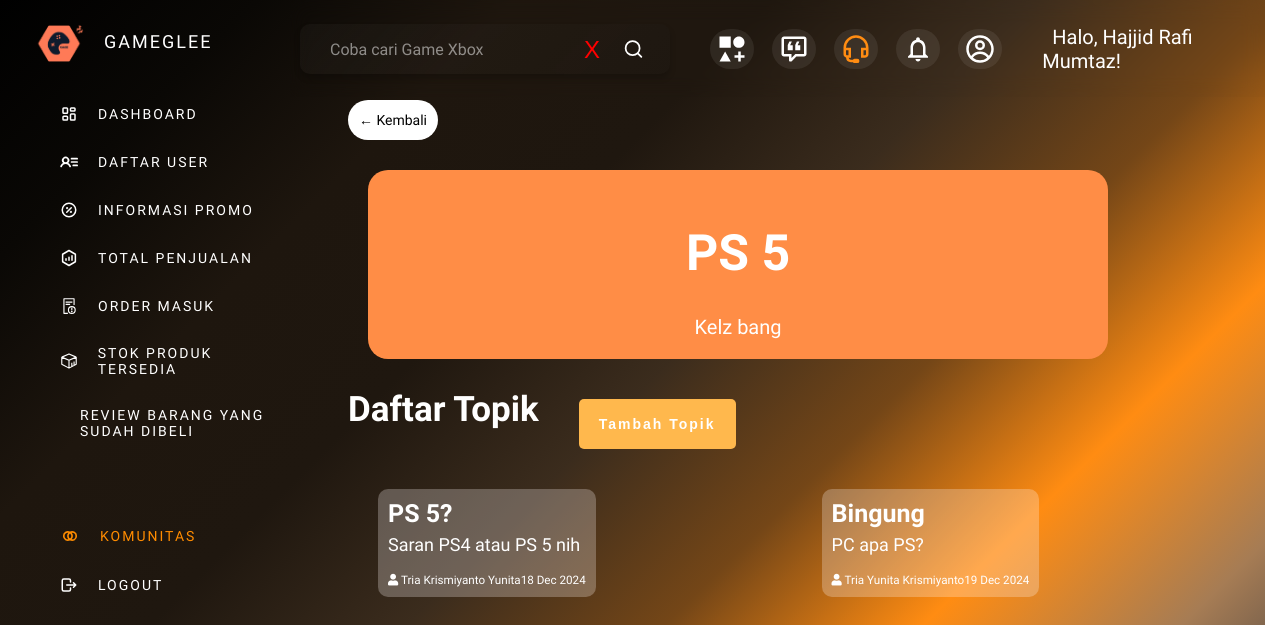
/admin/detail_komunitas.php?id=1 (signed in), run on the app's committed database.
### tables this page shows
CREATE TABLE `komunitas` (
  `id_komunitas` int(11) NOT NULL,
  `nama_komunitas` varchar(255) NOT NULL,
  `deskripsi` text NOT NULL,
  `dibuat_oleh` int(11) NOT NULL,
  `created_at` timestamp NULL DEFAULT current_timestamp(),
  `gambar` varchar(255) DEFAULT NULL
);

CREATE TABLE `topik` (
  `id_topik` int(11) NOT NULL,
  `id_komunitas` int(11) NOT NULL,
  `judul_topik` varchar(255) NOT NULL,
  `deskripsi_topik` text NOT NULL,
  `dibuat_oleh` int(11) NOT NULL,
  `created_at` timestamp NULL DEFAULT current_timestamp()
);

CREATE TABLE `user` (
  `id_user` int(11) NOT NULL,
  `nama` varchar(255) NOT NULL,
  `email` varchar(255) NOT NULL,
  `password` varchar(255) NOT NULL,
  `no_tlp` varchar(50) DEFAULT NULL,
  `alamat` text DEFAULT NULL,
  `level` enum('admin','user') NOT NULL,
  `foto` varchar(255) NOT NULL,
  `active` datetime DEFAULT NULL
);

### admin/detail_komunitas.php (the view, shortened to what this page needs)
<?php
include '../db.php';
$id_komunitas = $_GET['id'];
$query = mysqli_query($kon, "SELECT * FROM komunitas WHERE id_komunitas = '$id_komunitas'");
$komunitas = mysqli_fetch_assoc($query);
$query_topik = mysqli_query($kon, "
    SELECT t.*, u.nama AS pembuat
    FROM topik t
    JOIN user u ON t.dibuat_oleh = u.id_user
    WHERE t.id_komunitas = '$id_komunitas'
");
?>
<!DOCTYPE html>
<html lang="en">
<head>
  <link rel="stylesheet" href="/GameGlee/Gamify/assets/css/styleDashboardA.css">
  <link href="https://code.iconify.design/3/3.1.0/iconify.min.css" rel="stylesheet">
  <link href="https://cdnjs.cloudflare.com/ajax/libs/font-awesome/5.15.4/css/all.min.css" rel="stylesheet">
</head>
<body>
   <div class="sidebar">
    <header>
    <div class="top">
      <span class="image">
        <img src="/GameGlee/Gamify/assets/img/Logo_GG.png" alt="Logo Gameglee" class="logo">
      </span>
      <div><p>GAMEGLEE</p></div>
    </div>
    <ul>
    <ul>
      <li><a href="index.php" ><span class="humbleicons--dashboard"></span>DASHBOARD</a></li>
      <li><a href="user.php"><span class="ph--user-list-bold"></span>DAFTAR USER</a></li>
      <li><a href="informasipromo.php"><span class="tabler--discount"></span>INFORMASI PROMO</a></li>
      <li><a href="penjualan.php"><span class="icon-park-outline--sales-report"></span>TOTAL PENJUALAN</a></li>
      <li><a href="order.php"><span class="lsicon--work-order-abnormal-outline"></span>ORDER MASUK</a></li>
      <li><a href="stok_produk.php"><span class="lsicon--management-stockout-outline"></span>STOK PRODUK TERSEDIA</a></li>
      <li><a href="review.php"><span class="uil--comment-alt-edit"></span>REVIEW BARANG YANG SUDAH DIBELI</a></li>
      <br><br><br>
      <li><a href="forum_komunitas.php" class="active"><span class="gg--community"></span>KOMUNITAS</a></li>
      <li><a href="logout.php"><span class="tabler--logout"></span>LOGOUT</a></li>
    </ul>
    </ul>
    </header>
   </div>
        <div class="topbar">
            <div class="search-box">
              <div class="dynamic-text">
                <input type="text"/>
                <span class="animated-text"></span>
              </div>
              <button class="close-button">X</button>
              <span class="iconamoon--search"></span>
            </div>
            <div class="menu-nav">
              <ul>
                <li><a href="kategori.php"><span class="mdi--category-plus"></span></a></li>
                <li><a href="feedback.php"><span class="mdi--feedbacks-outline"></span></a></li>
                <li><a href="chat.php?user_id=<?php echo $row['user_id']; ?>" class="active"><span class="tdesign--cutomerservice"></span></a></li>
                <li><a href="notifikasi.php"><span class="ic--outline-notifications"></span></a></li>
                <li>
                  <a href="profil.php">
                  <span class="gg--profile"></span>
                  </a>
                </li>
              </ul>
            </div>
            <div class="user-profile">
              <ul>
                <li>
                  <a href="profil.php"  data-bs-toggle="dropdown">
                  <span class="d-none d-md-block dropdown-toggle ps-2"><i style="font-size: 20px" class="bi bi-person"></i>&nbsp; Halo, <?= $_SESSION["admin"] ?>!</span>
                  </a>
                </li>
              </ul>
            </div>
        </div>
    <main id="main" class="main">
        <div class="container-detailcom">
            <a href="forum_komunitas.php" class="btn-light">&larr; Kembali</a>
            <div class="jumbotron text-center bg-info text-white">
                <h1 class="display-4"><?php echo htmlspecialchars($komunitas['nama_komunitas']); ?></h1>
                <p class="lead"><?php echo nl2br(htmlspecialchars($komunitas['deskripsi'])); ?></p>
            </div>
            <div class="d-flex justify-content-end mb-3">
                <h4 class="list-topik">Daftar Topik</h4>
                <button class="btn btn-warning" onclick="bukaModal()">Tambah Topik</button>
            </div>
            <div class="container-card">
                <?php while ($topik = mysqli_fetch_assoc($query_topik)): ?>
                    <div class="row">
                        <a href="topik.php?id=<?php echo $topik['id_topik']; ?>">
                            <div class="card-d card-custom">
                                <div class="card-body-d">
                                    <h5 class="card-title-d topic-card-title"><?php echo htmlspecialchars($topik['judul_topik']); ?></h5>
                                    <p class="card-text-d"><?php echo nl2br(htmlspecialchars($topik['deskripsi_topik'])); ?></p>
                                    <div class="d-flex justify-content-between align-items-center">
                                        <small class="topic-card-author">
                                            <i class="fas fa-user mr-1"></i>
                                            <?php echo htmlspecialchars($topik['pembuat']); ?>
                                        </small>
                                        <small class="text-muted">
                                            <?php echo date('d M Y', strtotime($topik['created_at'])); ?>
                                        </small>
                                    </div>
                                </div>
                            </div>
                        </a>
                    </div>
                <?php endwhile; ?>
            </div>
        </div>
    </main>
</body>
</html>

### data on the page
komunitas: nama_komunitas "PS 5", deskripsi "Kelz bang"
topik: judul_topik "PS 5?", deskripsi_topik "Saran PS4 atau PS 5 nih", dibuat_oleh.nama "Tria Krismiyanto Yunita", created_at "18 Dec 2024"
topik: judul_topik "Bingung", deskripsi_topik "PC apa PS?", dibuat_oleh.nama "Tria Yunita Krismiyanto", created_at "19 Dec 2024"

### other printed values
$_SESSION["admin"] "Hajjid Rafi Mumtaz"
